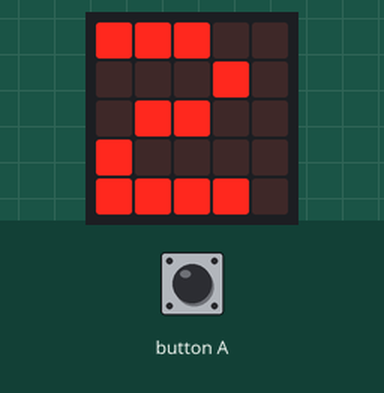
The program below on a simulated BBC micro:bit (MakeCode). Shown: the board's 5×5 LED display. The inputs (shaded band) are chosen by the test bench.

Above: at 0.8 s.
At 3.9 s:
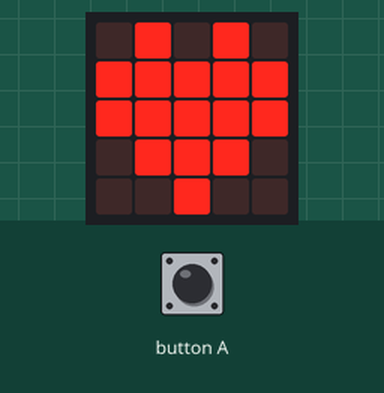
4.0 s: button A pressed for 0.15 s
At 4.8 s:
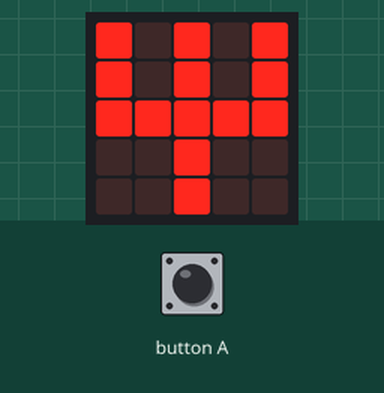
At 5.3 s:
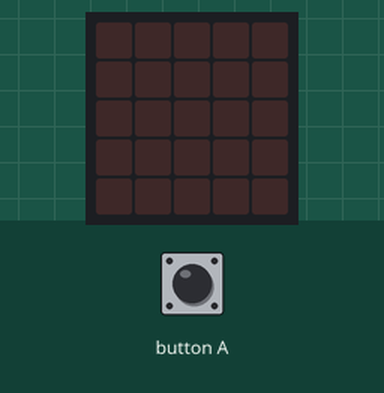
Timing chart, 0 to 7.0 s (numbered marks = the images above; inputs shaded):
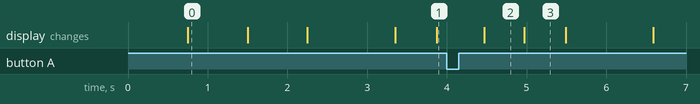

Measured:
- after the input at 4.0 s, the display: changes after 0.47 s (image 2)
- what the display in image 0 shows lasts 0.7 s, from 0.8 s to 1.5 s
- what the display in image 2 shows lasts 0.5 s, from 4.5 s to 5.0 s

The program:

main.ts
```typescript
input.onButtonPressed(Button.A, function () {
    basic.showIcon(IconNames.Pitchfork)
    basic.pause(5000)
})
basic.showNumber(3)
basic.showNumber(2)
basic.showNumber(1)
basic.forever(function () {
    basic.showIcon(IconNames.Heart)
    basic.pause(500)
    basic.clearScreen()
    basic.pause(500)
})
```

test.ts
```typescript
// ide kerülnek a tesztek; a rendszer ezt nem kompilálja, ha a csomagot bővítményként használják.
```
